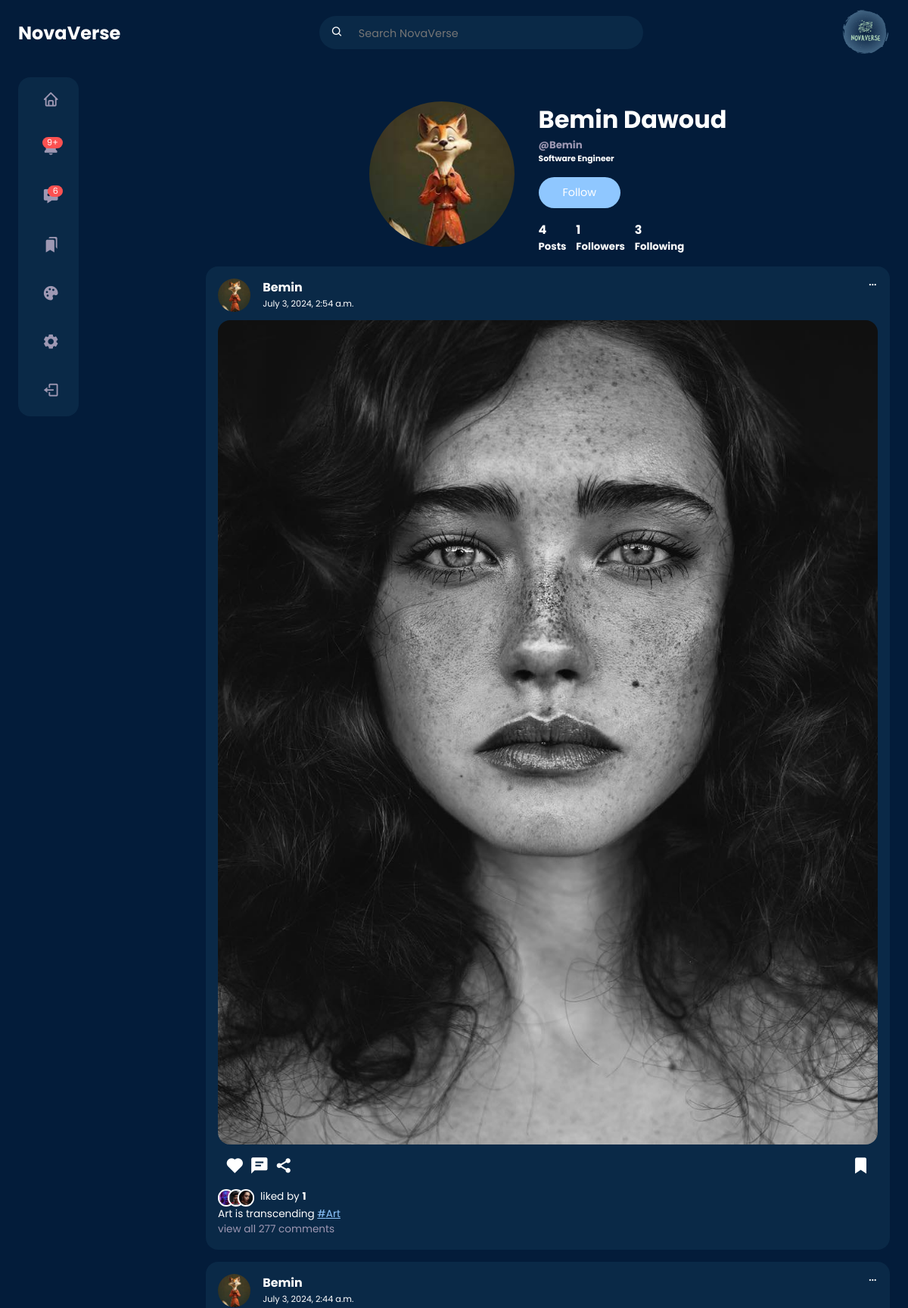
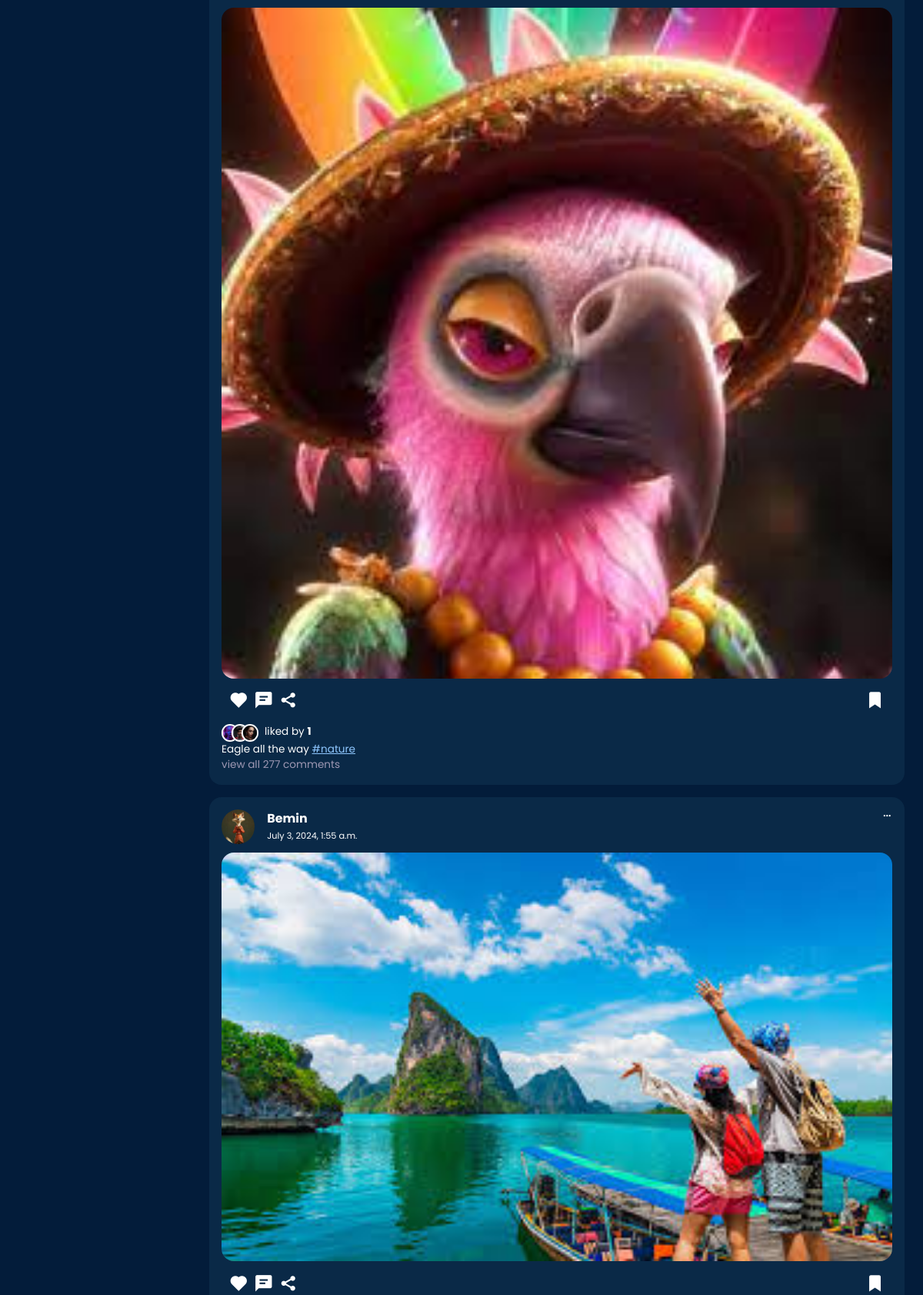
Screenshot of /Bemin/ (signed in, upper part) with the database file from the repository (2 pictures, top to bottom).
### userauth/models.py (models this page shows, shortened)
class Profile(models.Model):
    user = models.OneToOneField(User, on_delete=models.CASCADE)
    first_name = models.CharField(max_length=100, null=True, blank=True)
    last_name = models.CharField(max_length=100, null=True, blank=True)
    location = models.CharField(max_length=100, null=True, blank=True)
    url = models.URLField(max_length=1000, null=True, blank=True)
    bio = models.TextField(max_length=200, null=True, blank=True)
    created = models.DateField(auto_now_add=True)
    picture = models.ImageField(
        upload_to=user_directory_path,
        null=True,
        blank=True,
        verbose_name="profile-Picture",
    )
    favourite = models.ManyToManyField(Post)

### post/models.py (models this page shows, shortened)
class Post(models.Model):
    id = models.UUIDField(primary_key=True, default=uuid.uuid4, editable=False)
    picture = models.ImageField(
        upload_to=user_directory_path, verbose_name="Picture", null=True
    )
    caption = models.CharField(max_length=10000, verbose_name="Caption")
    posted = models.DateTimeField(auto_now_add=True)
    tags = models.ManyToManyField(Tag, related_name="tags")
    user = models.ForeignKey(User, on_delete=models.CASCADE)
    likes = models.IntegerField(default=0)

class Tag(models.Model):
    title = models.CharField(max_length=100, verbose_name="Tag")
    slug = models.SlugField(null=False, unique=True, default=uuid.uuid1)
    class Meta:
        verbose_name = "Tag"
        verbose_name_plural = "Tags"

### userauth/views.py (the view)
# urls.py: path("<username>/", userProfile, name="profile"),
def userProfile(request, username):
    user = get_object_or_404(User, username=username)
    profile = Profile.objects.get(user=user)
    posts = Post.objects.filter(user=user).order_by("-posted")
    post_count = Post.objects.filter(user=user).count()
    following_count = Follow.objects.filter(follower=user).count()
    followers_count = Follow.objects.filter(following=user).count()
    follow_status = Follow.objects.filter(following=user, follower=request.user).exists
    context = {
        "posts": posts,
        "profile": profile,
        "post_count": post_count,
        "following_count": following_count,
        "followers_count": followers_count,
        "follow_status": follow_status,
    }
    return render(request, "profile.html", context)

### templates/profile.html (shortened to what this page needs)
{% load static %}
<!DOCTYPE html>
<html lang="en">
<head>
	<link rel="stylesheet" href="{% static 'style/home.css' %}">
	<link rel="stylesheet" href="{% static 'style/profile.css' %}">
	<link href='https://unpkg.com/boxicons@2.1.4/css/boxicons.min.css' rel='stylesheet'>
</head>
<body>
	{% include 'nav.html' %}
	<main>
		<div class="container">
			<div class="left">
				{% include 'sidebar.html' %}
			</div>
			<div class="middle">
				<div class="profile">
					<div class="profile-photo">
						<img src="{{ profile.picture.url }}">
					</div>
					<div class="user-info">
						<div>
							<h1>{{profile.first_name}} {{profile.last_name}}</h1>
							<h5 class="text-muted">@{{profile.user.username}}</h5>
							<h6> {{profile.bio}}</h6>
						</div>
						<div>
							{% if request.user == profile.user %}
							<a href="{% url 'edit-profile' %}" class="btn btn-primary">Edit Profile</a>
							{% else %}
							{% if not follow_status %}
							<a href="{% url 'follow' profile.user.username 1 %}" class="btn btn-primary">Follow</a>
							{% else %}
							<a href="{% url 'follow' profile.user.username 0 %}" class="btn btn-primary">Unfollow</a>
							{% endif %}
							{% endif %}
						</div>
						<div class="account-stats">
							<div>
								<h4>
									{% if not post_count %}
									0
									{% else %}
									{{post_count}}
									{% endif %}
								</h4>
								<h5>Posts</h5>
							</div>
							<div>
								<h4>
									{% if not followers_count %}
									0
									{% else %}
									{{followers_count}}
									{% endif %}
								</h4>
								<h5>Followers</h5>
							</div>
							<div>
								<h4>
									{% if not following_count %}
									0
									{% else %}
									{{following_count}}
									{% endif %}
								</h4>
								<h5>Following</h5>
							</div>
						</div>
					</div>
				</div>
				<div class="feeds">
					{% for post in posts %}
					<div class="feed">
						<div class="head">
							<div class="user">
								<div class="profile-photo">
									<img src="{{ profile.picture.url }}">
								</div>
								<div class="info">
									<h3>{{ post.user.username }}</h3>
									<small>{{ post.posted }}</small>
								</div>
							</div>
							<span class="edit">
								<i class='bx bx-dots-horizontal-rounded'></i>
							</span>
						</div>
						<div class="photo">
							<a href="{% url 'post-detail' post.id %}"><img src="{{ post.picture.url }}"></a>
						</div>
						<div class="action-buttons">
							<div class="interaction-buttons">
								<span>
									<a href="{% url 'like' post.id %}" class="like-button" data-id="{{ post.id }}">
										<i id="like-icon-{{ post.id }}"
											class='bx bxs-heart {% if post.user_liked %} liked {% endif %}'></i>
									</a>
								</span>
								<span><i class='bx bxs-comment-detail'></i></span>
								<span><i class='bx bxs-share-alt'></i></span>
							</div>
							<div class="bookmark">
								<span>
									<a href="{% url 'favourite' post.id %}" class="favourite-button"
										data-id="{{post.id}}">
										<i class='bx bxs-bookmark'></i>
									</a>
								</span>
							</div>
						</div>
						<div class="liked-by">
							<span><img src="{% static 'img/profile-10.jpg' %}"></span>
							<span><img src="{% static 'img/profile-11.jpg' %}"></span>
							<span><img src="{% static 'img/profile-12.jpg' %}"></span>
							<p>liked by <b id="like-count-{{ post.id }}"> {{ post.likes }}
								</b></p>
						</div>
						<div class="caption">
							<p>
								{{post.caption}}
								{% for tag in post.tags.all %}
								<a href="{{tag.get_absolute_url}}"><span class="harsh-tag">
										#{{tag.title}}</span></a>
								{% endfor %}
							</p>
						</div>
						<div class="comment text-muted">
							view all 277 comments
						</div>
					</div>
					{% endfor %}
				</div>
			</div>
		</div>
	</main>
</body>
</html>

### static/style/home.css (style rules this page uses)
:root { --primary-color-hue: 210; --btn-color: hsl(var(--primary-color-hue), 100%, 78%); --colour-white: hsl(252, 30%, 100%); --colour-light: hsl(252, 30%, 95%); --colour-gray: hsl(252, 15%, 65%); --colour-primary: hsl(213, 89%, 12%); --colour-primary-theme: 10, 41, 73; --colour-secondary: hsl(210, 75%, 16%); --colour-success: hsl(120, 95%, 65%); --colour-danger: hsl(0, 95%, 65%); --border-radius: 2rem; --card-border-radius: 1rem; --btn-padding: 0.6rem 2rem; --search-padding: 0.6rem 1rem; --card-padding: 1rem; --sticky-top-left: 5.4rem; --sticky-top-right: -18rem; --test: hsl(270, 89%, 12%); --test: hsl(270, 89%, 16%); }
* { margin: 0; padding: 0; outline: 0; box-sizing: border-box; font-family: "Poppins", sans-serif; text-decoration: none; border: none; list-style: none; }
a { text-decoration: none; color: inherit; }
body { color: var(--colour-white); background: var(--colour-primary); overflow-x: hidden; }
.container { width: 90%; margin: 0 auto; }
.profile-photo { width: 2.7rem; aspect-ratio: 1/1; border-radius: 50%; overflow: hidden; }
img { display: block; width: 100%; }
.btn { display: inline-block; padding: var(--btn-padding); border-radius: var(--border-radius); cursor: pointer; transition: all 300ms ease; font-size: 0.9rem; }
.btn-primary { background: var(--btn-color); color: var(--colour-white); }
.text-muted { color: var(--colour-gray); }
main { position: relative; top: 5.4rem; }
main .container { display: grid; grid-template-columns: 18vw auto 20vw; column-gap: 2rem; position: relative; }
main .container .left { height: max-content; position: sticky; top: var(--sticky-top-left); }
.middle .feeds .feed { background: var(--colour-secondary); border-radius: var(--card-border-radius); padding: var(--card-padding); margin: 1rem 0; font-size: 0.85rem; line-height: 1.5; }
.middle .feed .head { display: flex; justify-content: space-between; }
.middle .feed .user { display: flex; gap: 1rem; }
.middle .feed .photo { border-radius: var(--card-border-radius); overflow: hidden; margin: 0.7rem 0; }
.middle .feed .action-buttons { display: flex; justify-content: space-between; align-items: center; font-size: 1.6rem; margin: 0.6rem; }
.middle .feed .liked-by { display: flex; }
.middle .feed .liked-by span { width: 1.4rem; height: 1.4rem; display: block; border-radius: 50%; overflow: hidden; border: 2px solid white; margin-left: -0.6rem; }
.middle .feed .liked-by span:first-child { margin: 0; }
.middle .feed .liked-by p { margin-left: 0.5rem; }
.middle .feed .caption a { text-decoration: underline; color: var(--btn-color); }
@media screen and (max-width: 1200px) { .container { width: 96%; } }
@media screen and (max-width: 1200px) { main .container { grid-template-columns: 5rem auto 30vw; gap: 1rem; } }
@media screen and (max-width: 1200px) { .left { width: 5rem; z-index: 5; } }

### static/style/profile.css (style rules this page uses)
main .container { display: grid; grid-template-columns: 18vw auto; column-gap: 2rem; position: relative; }
.middle .profile { display: grid; grid-template-columns: auto auto; gap: 2rem; justify-content: center; margin-top: 3rem; }
.middle .profile .profile-photo { width: 12rem; }
.middle .profile .user-info { display: flex; flex-direction: column; gap: 1rem; }
.middle .profile .account-stats { display: flex; gap: 0.8rem; }

### rows the page displays
Profile: picture (picture), first_name "Bemin", last_name "Dawoud", user.username "Bemin", bio "Software Engineer"
Post: picture (picture), user.username "Bemin", posted "July 3, 2024, 2:54 a.m.", likes "1", caption "Art is transcending"
Tag: title "Art"
Post: picture (picture), user.username "Bemin", posted "July 3, 2024, 2:44 a.m.", likes "1", caption "Eagle all the way"
Tag: title "nature"
Post: picture (picture), user.username "Bemin", posted "July 3, 2024, 1:55 a.m."

### other values shown
{{ post_count }} "4"
{{ followers_count }} "1"
{{ following_count }} "3"
